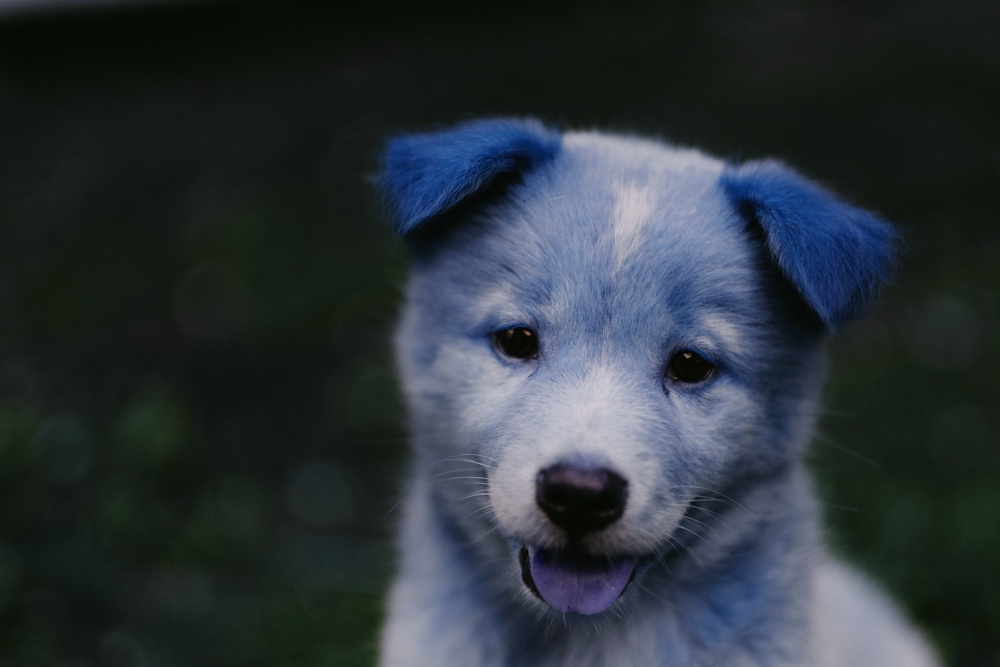
#> input picture 2. Image Basic with OpenCV/totally_image.jpg, 1000 x 667 px, shrunk from 1950 x 1300 before the run, given in place of the camera
$ jupyter execute '1.Optiacl Flow.ipynb'
#> lines starting #> are read from the running program, lines starting #| are printed output that depends on the picture; after the words box and inside, x2 and y2 are one past the last pixel; in counts of white or black regions, pixels touching at a corner belong together
[cell 1]
""" OBJECT TRACKING """
# is the process of locating a moving object
# Types of OT
""" OPTICAL FLOW """
# 1. Will take given set of points and frames
# 2. It will attempt to find those points in next frame
# 3. It's up to user to supply the point to track by using object detection

[cell 2]
import cv2
import numpy as np
import matplotlib.pyplot as plt

[cell 3]
corner_track_params = dict(maxCorners = 10, qualityLevel = 0.3, minDistance = 7, blockSize = 7)

[cell 4]
#### Parameters for Lucas Kanade Optical Flow ####
lk_params = dict(winSize = (200,200), maxLevel = 2, criteria = (cv2.TERM_CRITERIA_EPS | cv2.TERM_CRITERIA_COUNT, 10,0.03))
# level -> represent different reslution

[cell 5]
# CAPUTER VIDEO
cap = cv2.VideoCapture(0)

# GRAB THE VERY FIRST FRAME OF THE CAMERA
ret ,previous_frame = cap.read()
#> previous_frame is the input picture: shape (667, 1000, 3); mean B, G, R 57.4, 51.7, 43.7

# APPLYING GRAY SCALE
previous_gray = cv2.cvtColor(previous_frame, cv2.COLOR_BGR2GRAY)
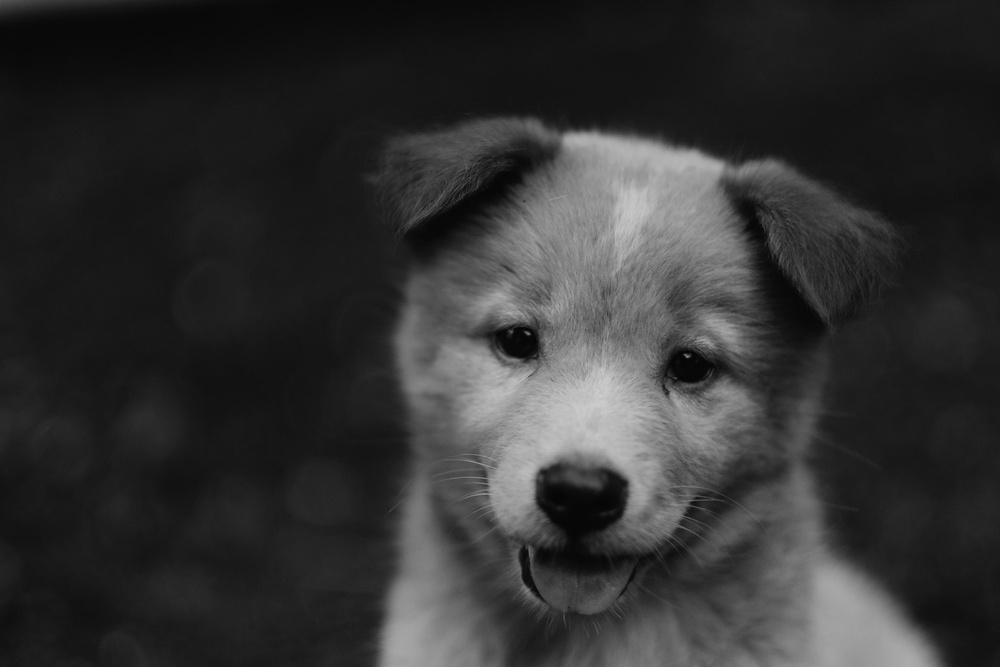
#> previous_gray: shape (667, 1000); min 3, max 206, mean 50

# SELECT POINTS WANT TO BE TRACK
previous_points = cv2.goodFeaturesToTrack(previous_gray, mask = None, **corner_track_params)
#> previous_points = [[687, 355], [527, 333], [487, 484], [686, 513], [667, 392], [510, 331], [485, 474], [536, 357], [688, 506], [489, 495]]

# CREATE A MATCHING MASK OF THE PREVIOUS FRAME FOR DRAWING ON LATER
mask = np.zeros_like(previous_frame)

while True:

    # GRAB THE CURRENT FRAME
    ret, frame = cap.read()

    # APPLYING GRAY SCALE
    frame_gray = cv2.cvtColor(frame ,cv2.COLOR_BGR2GRAY)

    # CALCULATE OPTICAL FLOW ON GRAY SCALE IMAGE
    # RETURN NEXT POINT IN CURRENT FRAME
    next_points, status, err = cv2.calcOpticalFlowPyrLK(previous_gray,frame_gray, previous_points,None, **lk_params)
#> next_points has the same summary as previous_points; status = [1, 1, 1, 1, 1, 1, 1, 1, 1, 1]; err = [0, 0, 0, 0, 0, 0, 0, 0, 0, 0]

    # Using the returned status array (the status output)
    # status output status vector (of unsigned chars); each element of the vector is set to 1 if
    # the flow for the corresponding features has been found, otherwise, it is set to 0.
    good_new = next_points[status ==1]
#> good_new has the same summary as previous_points
    good_prev = previous_points[status ==1]
#> good_prev has the same summary as previous_points

    # USE RAVEL TO GET POINTS TO DRAW LINES AND CIRCLES
    for i, (new,prev) in enumerate(zip(good_new, good_prev)):

        x_new ,y_new = new.ravel()
        x_prev ,y_prev = prev.ravel()

        # create line from previous farme to cuurent frame
        mask = cv2.line(mask ,(x_new ,y_new) ,(x_prev,y_prev) ,(0,255,0) ,3)

        # create circle on current frame
        frame = cv2.circle(frame,(x_new ,y_new) ,8 ,(255,0,0) ,-1)
#> this loop made 10 passes
#> (x_new, y_new, x_prev, y_prev) on passes 1 to 10: (687, 355, 687, 355), (527, 333, 527, 333), (487, 484, 487, 484), (686, 513, 686, 513), (667, 392, 667, 392), (510, 331, 510, 331), (485, 474, 485, 474), (536, 357, 536, 357), (688, 506, 688, 506), (489, 495, 489, 495)
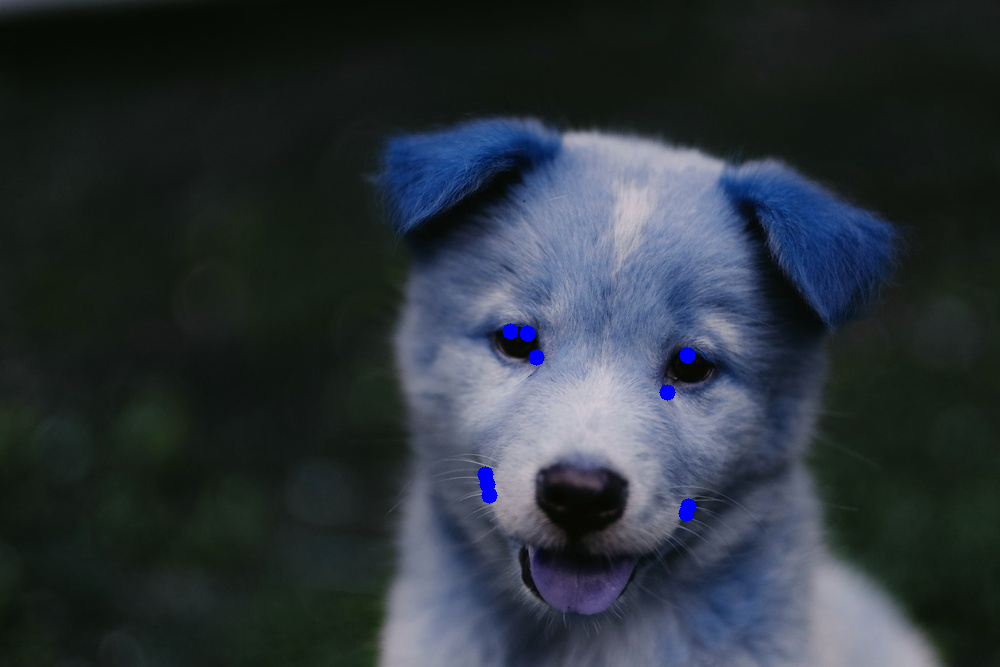
#> frame: shape (667, 1000, 3); mean B, G, R 57.9, 51.5, 43.5
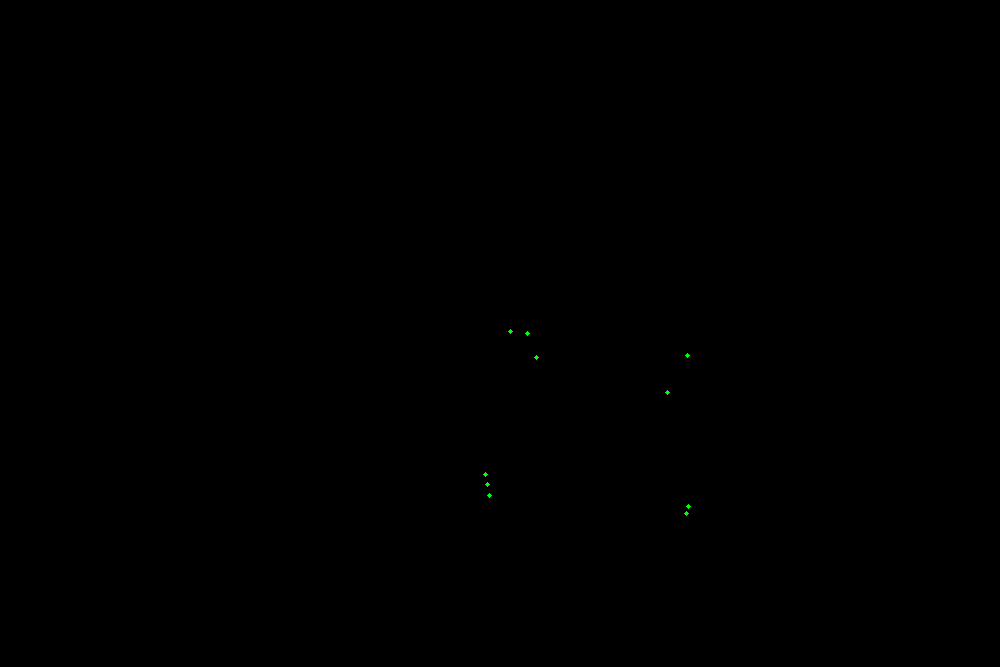
#> mask: shape (667, 1000, 3); mean of channels 0, 1, 2 0, 0, 0; drawn as B, G, R

    img = cv2.add(frame, mask)
    cv2.imshow('tracking', img)


    # CLOSE WINDOW
    k = cv2.waitKey(30) & 0xFF
#> (key Esc is pressed here)

    if k == 27:
        break

    # UPDATE PREVIOUS FRAME AND PREVIOUS POINT
    previous_gray = frame_gray.copy()
    previous_points = good_new.reshape(-1,1,2)


cv2.destroyAllWindows()
cap.release()

[cell 6]
# we note that it's very good in slow tracking but with fast tracking may lose some of points

[cell 7]
""" DENSE OPTICAL FLOW """

[cell 8]
# CAPUTER VIDEO
cap = cv2.VideoCapture(0)

# GRAB THE VERY FIRST FRAME OF THE CAMERA
ret ,frame1 = cap.read()

# APPLYING GRAY SCALE
prvsImg = cv2.cvtColor(previous_frame, cv2.COLOR_BGR2GRAY)

# MAKE MASK IN HSV COLOR
hsv_mask = np.zeros_like(frame1)
hsv_mask[:,:,1] = 255

while True:

    # GRAB THE CURRENT FRAME
    ret, frame2 = cap.read()

    # APPLYING GRAY SCALE
    nextImg = cv2.cvtColor(frame2 ,cv2.COLOR_BGR2GRAY)

    # CHECK OUT THE MARKDOWN TEXT ABOVE FOR A BREAK DOWN OF THESE PARAMETER, MOST OF THESE ARE JUST SUGESSTED  DEFAULTS
    flow = cv2.calcOpticalFlowFarneback(prvsImg,nextImg, None, 0.5, 3, 15, 3, 5, 1.2, 0)

    # CONVERT FLOW TO POLAR CORDINATE (MAGINTUDE AND ANGLE)
    mag, ang = cv2.cartToPolar(flow[:,:,0], flow[:,:,1],angleInDegrees=True)
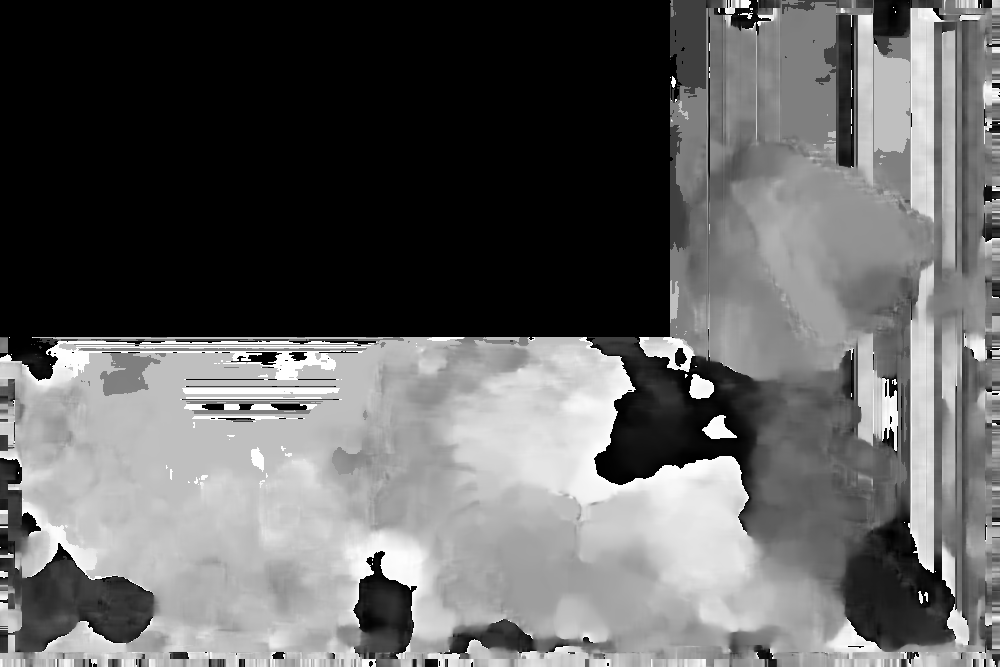
#> ang: shape (667, 1000) float32; min 0, max 360, mean 139.8; drawn with min black and max white
    hsv_mask[:,:,0] = ang/2
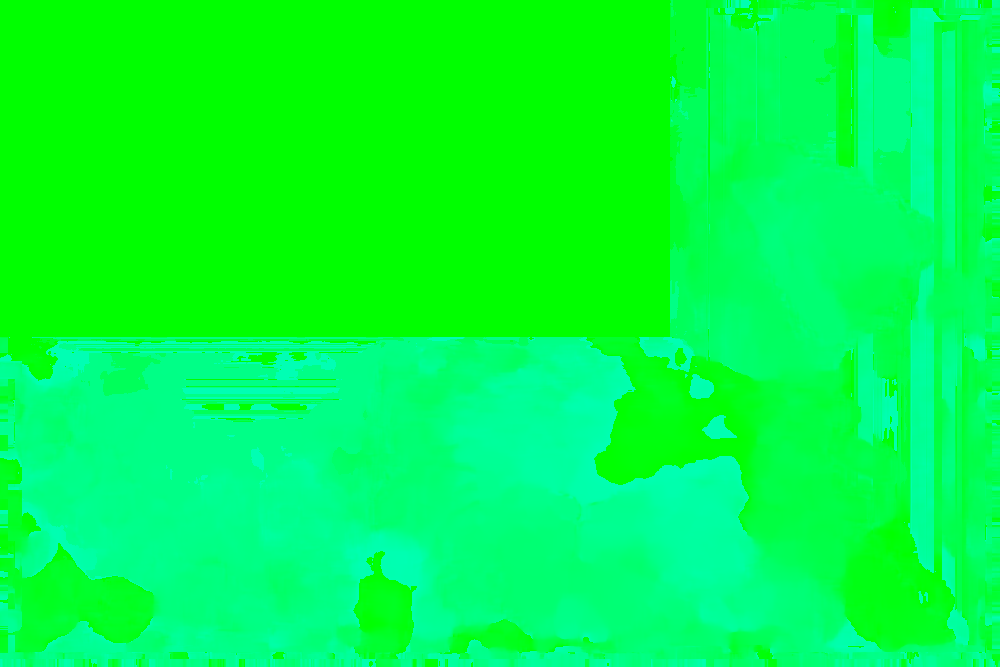
#> hsv_mask: shape (667, 1000, 3); mean of channels 0, 1, 2 69.6, 255, 0; drawn as B, G, R
    hsv_mask[:,:,2] = cv2.normalize(mag,None,0,255,cv2.NORM_MINMAX)
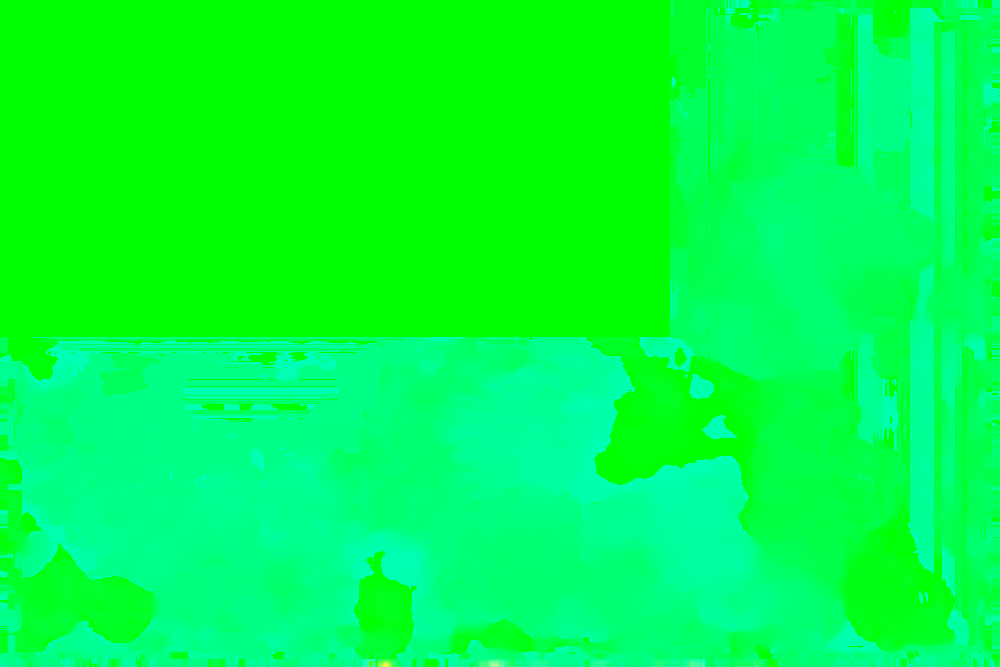
#> hsv_mask: shape (667, 1000, 3); 0.42% of pixels changed, all inside (x1, y1, x2, y2) = (0, 416, 957, 667); drawn as B, G, R

    # CONVERT BACK TO BGR TO SHOW WITH IMSHOW FROM CV
    bgr = cv2.cvtColor(hsv_mask,cv2.COLOR_HSV2BGR)
    cv2.imshow('frame2',bgr)

    k = cv2.waitKey(30) & 0xff
#> (key Esc is pressed here)
    if k == 27:
        break

     # SET THE PREVIOUS IMAGE AS THE NEXT IMAGE FOR THE LOOP
    prvsImg = nextImg


cap.release()
cv2.destroyAllWindows()
